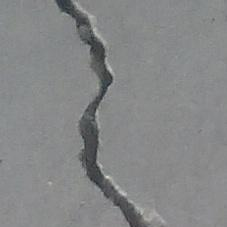
#> input picture 00003.jpg, 227 x 227 px, given in place of the camera
$ python irl_object_contours.py
#> lines starting #> are read from the running program, lines starting #| are printed output that depends on the picture; after the words box and inside, x2 and y2 are one past the last pixel; in counts of white or black regions, pixels touching at a corner belong together
#detecting cracks using the camera of the pc in real time

import cv2
import numpy as np
cap = cv2.VideoCapture(0)

while(True):
    _, frame = cap.read()
#> frame is the input picture: shape (227, 227, 3); mean B, G, R 135.5, 134.9, 133.6
    blurred_frame = cv2.GaussianBlur(frame,(5,5),0)
    hsv = cv2.cvtColor(blurred_frame, cv2.COLOR_BGR2HSV)
#> hsv: shape (227, 227, 3); mean H, S, V 78.8, 4.5, 135.8

    lower_grey = np.array([0,0,0])
    upper_grey = np.array([111,111,111])
    mask = cv2.inRange(hsv,lower_grey,upper_grey)
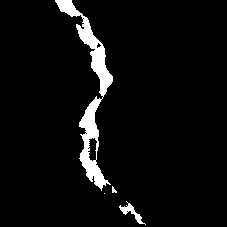
#> mask: shape (227, 227); 4.9% white; 4 white regions (1 under 20 px)

    contours, hierachy = cv2.findContours(mask, cv2.RETR_TREE, cv2.CHAIN_APPROX_SIMPLE)
#> contours = 10 contours, 7 with area under 20; largest, box (x1, y1, x2, y2) and area: (55, 0, 113, 191) 2252, (87, 137, 98, 162) 168, (119, 201, 146, 225) 128
    for contour in contours:
        area = cv2.contourArea(contour)

        if area > 1000:
            cv2.drawContours(frame,contour,-1, (0,255,0),3)
#> this loop made 10 passes
#> area on passes 1, 5, 7: 128, 2252, 167.5
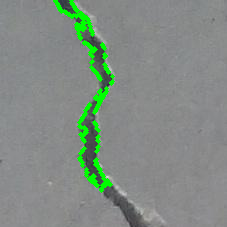
#> frame: shape (227, 227, 3); 3.43% of pixels changed, all inside (x1, y1, x2, y2) = (53, 0, 115, 193)

    #print(contours)
    cv2.drawContours(frame, contours, -1,(0, 255, 0),3)
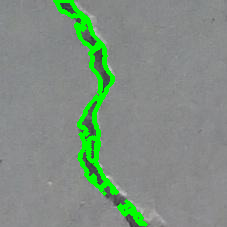
#> frame: shape (227, 227, 3); 2.05% of pixels changed, all inside (x1, y1, x2, y2) = (58, 0, 148, 227)

    cv2.imshow('frame',frame)
    cv2.imshow('mask',mask)

    key = cv2.waitKey(1)
#> (key Esc is pressed here)
    if key == 27:
        break

cap.release()
cv2.destroyAllWindows()

$ run again, on 00007.jpg
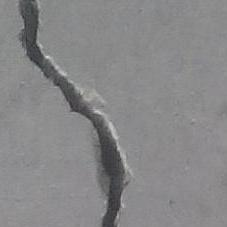
#> input picture 00007.jpg, 227 x 227 px, given in place of the camera
#> frame is the input picture: shape (227, 227, 3); mean B, G, R 136.1, 135.1, 135.4
#> hsv: shape (227, 227, 3); mean H, S, V 74.8, 2.8, 136.3
#> `mask = cv2.inRange(hsv,lower_grey,upper_grey)`:
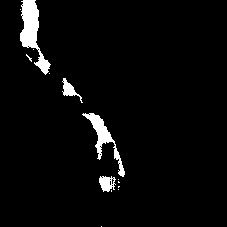
#> mask: shape (227, 227); 3.7% white; 14 white regions (10 under 20 px)
#> contours = 29 contours, 25 with area under 20; largest, box (x1, y1, x2, y2) and area: (20, 0, 51, 75) 840, (82, 113, 125, 177) 514, (99, 176, 116, 192) 167, (62, 78, 83, 103) 138
#> the loop `for contour in contours:` made 29 passes
#> area on passes 7, 14, 19, 25: 167, 513.5, 137.5, 840.5
#> `cv2.drawContours(frame, contours, -1,(0, 255, 0),3)`:
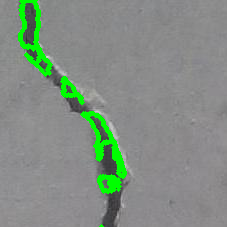
#> frame: shape (227, 227, 3); 4.63% of pixels changed, all inside (x1, y1, x2, y2) = (18, 0, 127, 227)

$ run again, on 00293.jpg
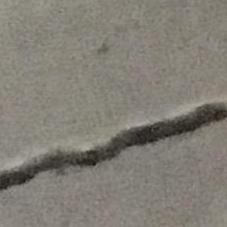
#> input picture 00293.jpg, 227 x 227 px, given in place of the camera
#> frame is the input picture: shape (227, 227, 3); mean B, G, R 117.5, 126.3, 130.2
#> hsv: shape (227, 227, 3); mean H, S, V 20.5, 25.4, 130.2
#> `mask = cv2.inRange(hsv,lower_grey,upper_grey)`:
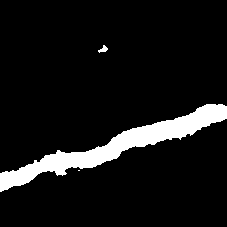
#> mask: shape (227, 227); 8.3% white; 3 white regions (1 under 20 px)
#> contours = 3 contours, 1 with area under 20; largest, box (x1, y1, x2, y2) and area: (0, 104, 227, 192) 4002, (98, 45, 108, 53) 29
#> the loop `for contour in contours:` made 3 passes
#> area on passes 2 to 3: 4001.5, 29
#> `cv2.drawContours(frame, contours, -1,(0, 255, 0),3)`:
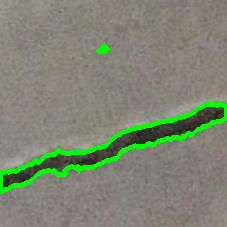
#> frame: shape (227, 227, 3); mean B, G, R 112.9, 133.8, 125.1
